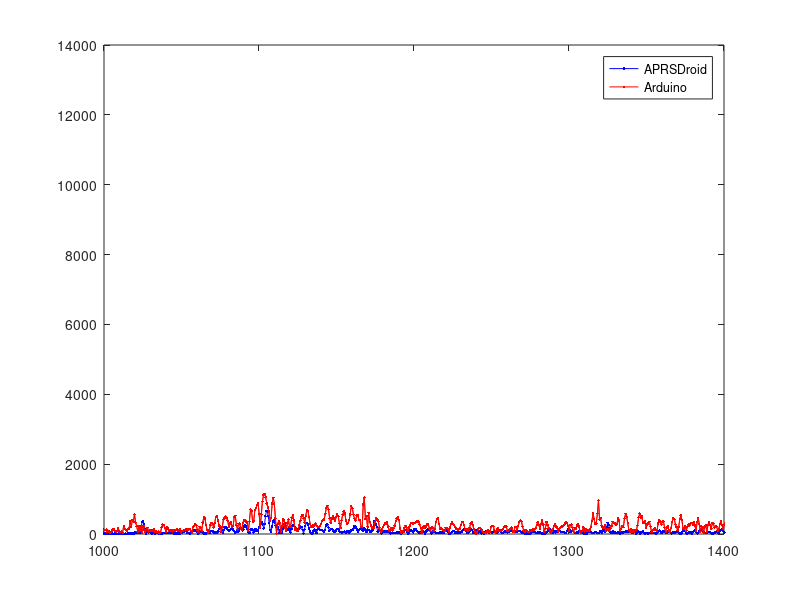

MATLAB code to generate this figure:



load data.mat

n1 = length(d1);
n2 = length(d2);

freq1 = fs1*(0:(n1-1))/(n1);
freq2 = fs2*(0:(n2-1))/(n2);



plot(freq1,abs(fft(d1)),'b.-')
hold on
plot(freq2,abs(fft(d2)),'r.-')
%


xlim([1000,1400])
legend('APRSDroid','Arduino')